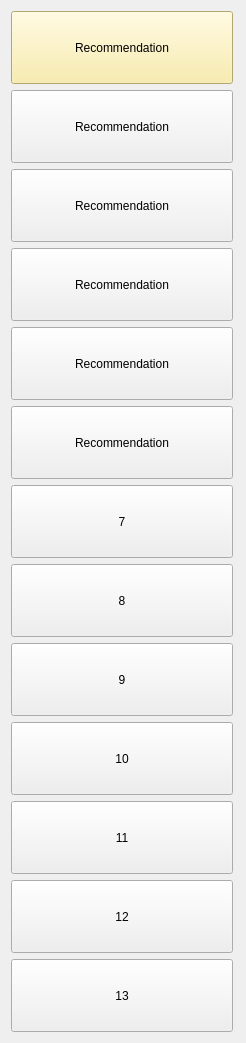
       <widget class="QWidget" name="Waiter_Order_Page_scrollAreaWidgetContents">
        <property name="geometry">
         <rect>
          <x>0</x>
          <y>0</y>
          <width>246</width>
          <height>1039</height>
         </rect>
        </property>
        <layout class="QVBoxLayout" name="verticalLayout_11">
         <item>
          <widget class="QPushButton" name="Waiter_Order_Page_btn_tab_1">
           <property name="minimumSize">
            <size>
             <width>222</width>
             <height>73</height>
            </size>
           </property>
           <property name="maximumSize">
            <size>
             <width>222</width>
             <height>73</height>
            </size>
           </property>
           <property name="styleSheet">
            <string notr="true">background-color: rgb(202, 37, 33);
background-color: rgb(249, 234, 154);</string>
           </property>
           <property name="text">
            <string>Recommendation</string>
           </property>
          </widget>
         </item>
         <item>
          <widget class="QPushButton" name="Waiter_Order_Page_btn_tab_2">
           <property name="minimumSize">
            <size>
             <width>222</width>
             <height>73</height>
            </size>
           </property>
           <property name="maximumSize">
            <size>
             <width>222</width>
             <height>73</height>
            </size>
           </property>
           <property name="styleSheet">
            <string notr="true"/>
           </property>
           <property name="text">
            <string>Recommendation</string>
           </property>
          </widget>
         </item>
         <item>
          <widget class="QPushButton" name="Waiter_Order_Page_btn_tab_3">
           <property name="minimumSize">
            <size>
             <width>222</width>
             <height>73</height>
            </size>
           </property>
           <property name="maximumSize">
            <size>
             <width>222</width>
             <height>73</height>
            </size>
           </property>
           <property name="styleSheet">
            <string notr="true"/>
           </property>
           <property name="text">
            <string>Recommendation</string>
           </property>
          </widget>
         </item>
         <item>
          <widget class="QPushButton" name="Waiter_Order_Page_btn_tab_4">
           <property name="minimumSize">
            <size>
             <width>222</width>
             <height>73</height>
            </size>
           </property>
           <property name="maximumSize">
            <size>
             <width>222</width>
             <height>73</height>
            </size>
           </property>
           <property name="styleSheet">
            <string notr="true"/>
           </property>
           <property name="text">
            <string>Recommendation</string>
           </property>
          </widget>
         </item>
         <item>
          <widget class="QPushButton" name="Waiter_Order_Page_btn_tab_5">
           <property name="minimumSize">
            <size>
             <width>222</width>
             <height>73</height>
            </size>
           </property>
           <property name="maximumSize">
            <size>
             <width>222</width>
             <height>73</height>
            </size>
           </property>
           <property name="styleSheet">
            <string notr="true"/>
           </property>
           <property name="text">
            <string>Recommendation</string>
           </property>
          </widget>
         </item>
         <item>
          <widget class="QPushButton" name="Waiter_Order_Page_btn_tab_6">
           <property name="minimumSize">
            <size>
             <width>222</width>
             <height>73</height>
            </size>
           </property>
           <property name="maximumSize">
            <size>
             <width>222</width>
             <height>73</height>
            </size>
           </property>
           <property name="styleSheet">
            <string notr="true"/>
           </property>
           <property name="text">
            <string>Recommendation</string>
           </property>
          </widget>
         </item>
         <item>
          <widget class="QPushButton" name="Waiter_Order_Page_btn_tab_7">
           <property name="minimumSize">
            <size>
             <width>222</width>
             <height>73</height>
            </size>
           </property>
           <property name="maximumSize">
            <size>
             <width>222</width>
             <height>73</height>
            </size>
           </property>
           <property name="styleSheet">
            <string notr="true"/>
           </property>
           <property name="text">
            <string>7</string>
           </property>
          </widget>
         </item>
         <item>
          <widget class="QPushButton" name="Waiter_Order_Page_btn_tab_8">
           <property name="minimumSize">
            <size>
             <width>222</width>
             <height>73</height>
            </size>
           </property>
           <property name="maximumSize">
            <size>
             <width>222</width>
             <height>73</height>
            </size>
           </property>
           <property name="styleSheet">
            <string notr="true"/>
           </property>
           <property name="text">
            <string>8</string>
           </property>
          </widget>
         </item>
         <item>
          <widget class="QPushButton" name="Waiter_Order_Page_btn_tab_9">
           <property name="minimumSize">
            <size>
             <width>222</width>
             <height>73</height>
            </size>
           </property>
           <property name="maximumSize">
            <size>
             <width>222</width>
             <height>73</height>
            </size>
           </property>
           <property name="styleSheet">
            <string notr="true"/>
           </property>
           <property name="text">
            <string>9</string>
           </property>
          </widget>
         </item>
         <item>
          <widget class="QPushButton" name="Waiter_Order_Page_btn_tab_10">
           <property name="minimumSize">
            <size>
             <width>222</width>
             <height>73</height>
            </size>
           </property>
           <property name="maximumSize">
            <size>
             <width>222</width>
             <height>73</height>
            </size>
           </property>
           <property name="styleSheet">
            <string notr="true"/>
           </property>
           <property name="text">
            <string>10</string>
           </property>
          </widget>
         </item>
         <item>
          <widget class="QPushButton" name="Waiter_Order_Page_btn_tab_11">
           <property name="minimumSize">
            <size>
             <width>222</width>
             <height>73</height>
            </size>
           </property>
           <property name="maximumSize">
            <size>
             <width>222</width>
             <height>73</height>
            </size>
           </property>
           <property name="styleSheet">
            <string notr="true"/>
           </property>
           <property name="text">
            <string>11</string>
           </property>
          </widget>
         </item>
         <item>
          <widget class="QPushButton" name="Waiter_Order_Page_btn_tab_12">
           <property name="minimumSize">
            <size>
             <width>222</width>
             <height>73</height>
            </size>
           </property>
           <property name="maximumSize">
            <size>
             <width>222</width>
             <height>73</height>
            </size>
           </property>
           <property name="styleSheet">
            <string notr="true"/>
           </property>
           <property name="text">
            <string>12</string>
           </property>
          </widget>
         </item>
         <item>
          <widget class="QPushButton" name="Waiter_Order_Page_btn_tab_13">
           <property name="minimumSize">
            <size>
             <width>222</width>
             <height>73</height>
            </size>
           </property>
           <property name="maximumSize">
            <size>
             <width>222</width>
             <height>73</height>
            </size>
           </property>
           <property name="styleSheet">
            <string notr="true"/>
           </property>
           <property name="text">
            <string>13</string>
           </property>
          </widget>
         </item>
        </layout>
        <zorder>Waiter_Order_Page_btn_tab_1</zorder>
        <zorder>Waiter_Order_Page_btn_tab_3</zorder>
        <zorder>Waiter_Order_Page_btn_tab_4</zorder>
        <zorder>Waiter_Order_Page_btn_tab_5</zorder>
        <zorder>Waiter_Order_Page_btn_tab_6</zorder>
        <zorder>Waiter_Order_Page_btn_tab_7</zorder>
        <zorder>Waiter_Order_Page_btn_tab_8</zorder>
        <zorder>Waiter_Order_Page_btn_tab_9</zorder>
        <zorder>Waiter_Order_Page_btn_tab_10</zorder>
        <zorder>Waiter_Order_Page_btn_tab_11</zorder>
        <zorder>Waiter_Order_Page_btn_tab_12</zorder>
        <zorder>Waiter_Order_Page_btn_tab_13</zorder>
        <zorder>Waiter_Order_Page_btn_tab_2</zorder>
       </widget>
